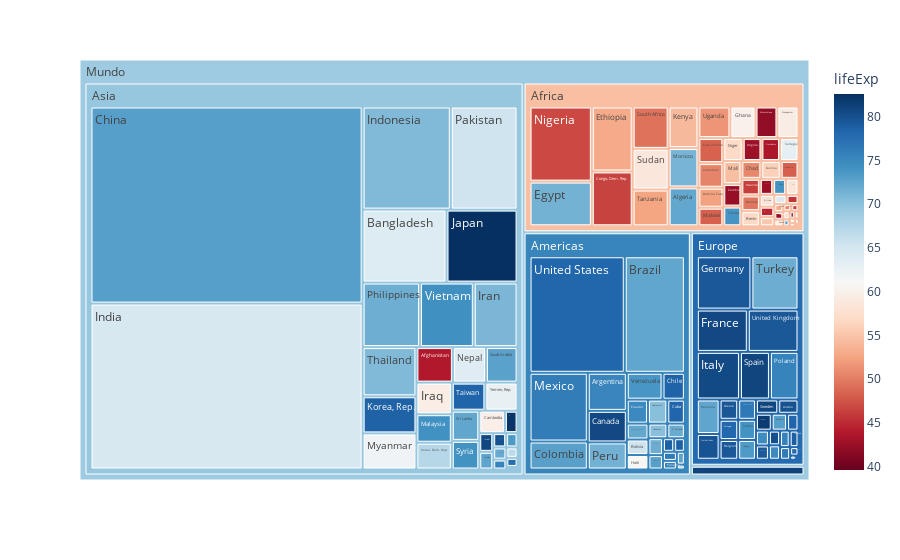

The notebook cell saved with this chart:
### Code cell
fig = px.treemap(
    df,
    path=[px.Constant('Mundo'),'continent', 'country'],
    values='pop',
    color='lifeExp',
    color_continuous_scale='Rdbu'
)
fig.show()

### Figure 1 — Plotly figure (JSON) as saved in the notebook; plotly's stock layout.template omitted (floating-point values rounded to 4 significant figures; data arrays with more than 128 entries replaced by an {"elided": "..."} marker saying what was removed)
{"data": [{"branchvalues": "total", "customdata": {"elided": "148x1 float values"}, "domain": {"x": [0, 1], "y": [0, 1]}, "hovertemplate": "labels=%{label}<br>pop=%{value}<br>parent=%{parent}<br>id=%{id}<br>lifeExp=%{color}<extra></extra>", "ids": {"elided": "148 str values"}, "labels": {"elided": "148 str values"}, "marker": {"coloraxis": "coloraxis", "colors": {"elided": "148 float values"}}, "name": "", "parents": {"elided": "148 str values"}, "type": "treemap", "values": {"elided": "148 int values"}}], "layout": {"coloraxis": {"colorbar": {"title": {"text": "lifeExp"}}, "colorscale": [[0, "rgb(103,0,31)"], [0.1, "rgb(178,24,43)"], [0.2, "rgb(214,96,77)"], [0.3, "rgb(244,165,130)"], [0.4, "rgb(253,219,199)"], [0.5, "rgb(247,247,247)"], [0.6, "rgb(209,229,240)"], [0.7, "rgb(146,197,222)"], [0.8, "rgb(67,147,195)"], [0.9, "rgb(33,102,172)"], [1, "rgb(5,48,97)"]]}, "legend": {"tracegroupgap": 0}, "margin": {"t": 60}}}
